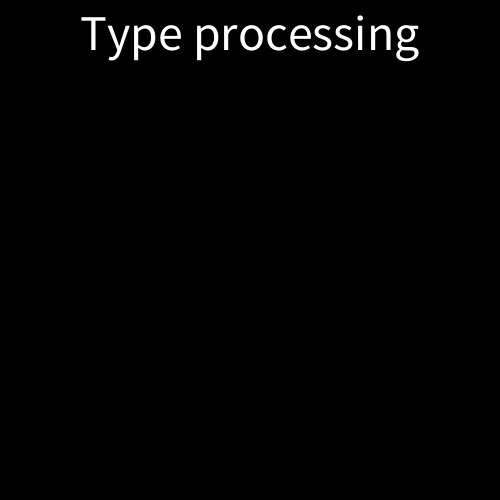
Frame 1 (no input)
Frame 60 (the mouse pressed at the canvas centre just before this capture): identical to frame 1, image omitted
Frame 120 (the mouse held since frame 60 and released just before this capture): identical to frame 1, image omitted

The Processing sketch that drew this single still picture (run headless with seeded random() and noise(); from frame 60 on, the mouse is pressed at the canvas centre):

// Processing sketch: ex17_01
// ── ex17_01.pde
// "processing"을 입력할 때만 입력 문자열이 랜덤하게 떨림

String s = "";
float x = 250, y = 250;

void setup() {
  size(500, 500);
}

void draw() {
  background(0);
  textSize(50);
  textAlign(CENTER);
  text("Type processing", width/2, 50);
  if (s.equals("processing")) {
    x += random(-2, 2);
    y += random(-2, 2);
    text(s, x, y);
  } else {
    text(s, width/2, height/2);
  }
}

void keyPressed() {
  if (key == ENTER) {    // 엔터키를 입력하면
    s = "";        // 문자열 삭제
  } else {
    s += key;    // 문자열 누적
  }
}
